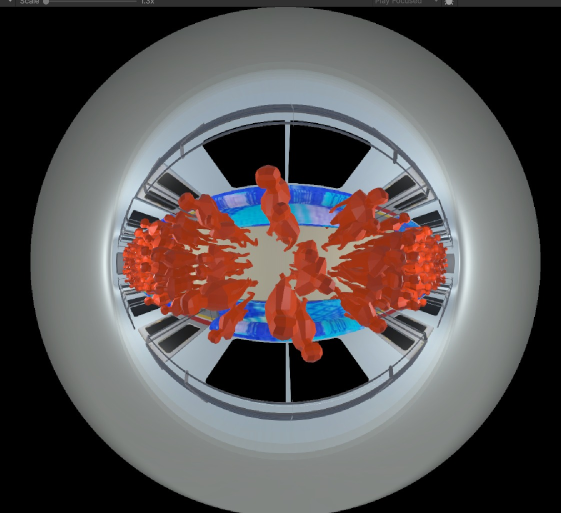
#> input picture backend/fisheye/1.jpeg, 1121 x 1026 px (shown at 1/2 size)
$ python -i spatial_engine.py   (imports and definitions only)
#> lines starting #> are read from the running program, lines starting #| are printed output that depends on the picture
"""
PROJECT THEMIS - Spatial Occupancy Engine
Version: 6.0

AI engine for spatial occupancy segmentation.
Estimates occupied space vs free space using segmentation model.
"""

import cv2
import numpy as np
from typing import Optional, Dict, List
from loguru import logger

from app.config.settings import settings


class SpatialEngine:
    """
    Spatial Occupancy Segmentation Engine.

    Estimates how much usable standing space remains inside a carriage.
    Does NOT focus on detecting humans specifically.
    Estimates whether usable standing area is occupied.
    """

    def __init__(self):
        self.model = None
        self.model_loaded = False
        self.image_size = settings.SEGMENTATION_IMAGE_SIZE
        self.confidence = settings.SEGMENTATION_CONFIDENCE

    # [124 lines left out: functions load, predict, _predict_with_model, _predict_mock, _empty_result, not called in this run]

    def predict_batch(self, frames: List[np.ndarray]) -> List[Dict]:
        """Run prediction on multiple frames."""
        return [self.predict(frame) for frame in frames]

>>> import cv2
>>> picture = cv2.imread('../../fisheye/1.jpeg', cv2.IMREAD_GRAYSCALE)
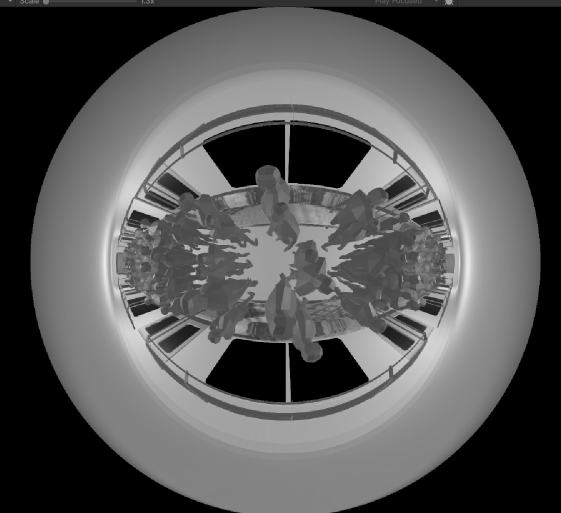
#> picture: shape (1026, 1121) (shown at 1/2 size); min 0, max 240, mean 84.8
#> (the run stopped early here; a loop or call above may not have finished)
